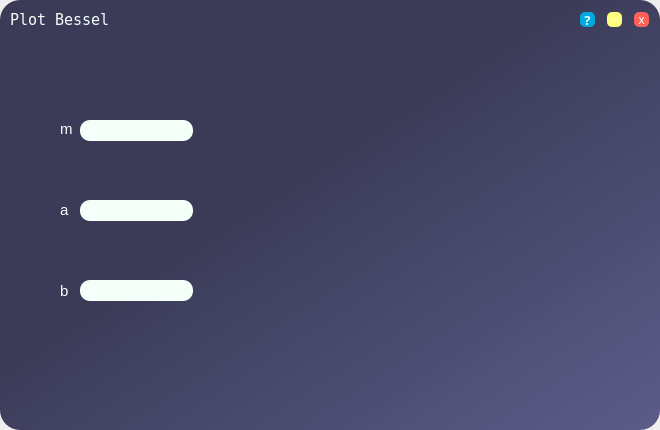
<?xml version="1.0" encoding="UTF-8"?>
<ui version="4.0">
 <class>Widget</class>
 <widget class="QWidget" name="Widget">
  <property name="geometry">
   <rect>
    <x>0</x>
    <y>0</y>
    <width>660</width>
    <height>430</height>
   </rect>
  </property>
  <property name="windowTitle">
   <string>Plot Bessel</string>
  </property>
  <property name="windowOpacity">
   <double>1.000000000000000</double>
  </property>
  <property name="styleSheet">
   <string notr="true">border-radius: 20px;
background-color: none;</string>
  </property>
  <layout class="QHBoxLayout" name="horizontalLayout_3">
   <property name="spacing">
    <number>0</number>
   </property>
   <property name="leftMargin">
    <number>0</number>
   </property>
   <property name="topMargin">
    <number>0</number>
   </property>
   <property name="rightMargin">
    <number>0</number>
   </property>
   <property name="bottomMargin">
    <number>0</number>
   </property>
   <item>
    <widget class="QFrame" name="Background_frame">
     <property name="styleSheet">
      <string notr="true">background-color: qlineargradient(spread:pad, x1:0, y1:0, x2:1, y2:1, stop:0.41844 rgba(59, 59, 88, 255), stop:1 rgba(92, 92, 138, 255));
border-radius: 20px;
</string>
     </property>
     <property name="frameShape">
      <enum>QFrame::StyledPanel</enum>
     </property>
     <property name="frameShadow">
      <enum>QFrame::Raised</enum>
     </property>
     <layout class="QVBoxLayout" name="verticalLayout_2">
      <property name="spacing">
       <number>0</number>
      </property>
      <property name="leftMargin">
       <number>0</number>
      </property>
      <property name="topMargin">
       <number>0</number>
      </property>
      <property name="rightMargin">
       <number>0</number>
      </property>
      <property name="bottomMargin">
       <number>0</number>
      </property>
      <item>
       <widget class="QFrame" name="titulo">
        <property name="enabled">
         <bool>true</bool>
        </property>
        <property name="maximumSize">
         <size>
          <width>16777215</width>
          <height>40</height>
         </size>
        </property>
        <property name="styleSheet">
         <string notr="true">background-color: none
</string>
        </property>
        <property name="frameShape">
         <enum>QFrame::NoFrame</enum>
        </property>
        <property name="frameShadow">
         <enum>QFrame::Raised</enum>
        </property>
        <layout class="QHBoxLayout" name="horizontalLayout">
         <property name="spacing">
          <number>0</number>
         </property>
         <property name="leftMargin">
          <number>0</number>
         </property>
         <property name="topMargin">
          <number>0</number>
         </property>
         <property name="rightMargin">
          <number>0</number>
         </property>
         <property name="bottomMargin">
          <number>0</number>
         </property>
         <item>
          <widget class="QFrame" name="frame_titulo">
           <property name="frameShape">
            <enum>QFrame::StyledPanel</enum>
           </property>
           <property name="frameShadow">
            <enum>QFrame::Raised</enum>
           </property>
           <layout class="QVBoxLayout" name="verticalLayout_3">
            <property name="spacing">
             <number>0</number>
            </property>
            <property name="leftMargin">
             <number>10</number>
            </property>
            <property name="topMargin">
             <number>0</number>
            </property>
            <property name="rightMargin">
             <number>0</number>
            </property>
            <property name="bottomMargin">
             <number>0</number>
            </property>
            <item>
             <widget class="QLabel" name="nome_titulo">
              <property name="font">
               <font>
                <family>DejaVu Sans Mono</family>
                <pointsize>11</pointsize>
                <weight>50</weight>
                <bold>false</bold>
               </font>
              </property>
              <property name="styleSheet">
               <string notr="true">color: rgb(245, 255, 250);</string>
              </property>
              <property name="text">
               <string>Plot Bessel</string>
              </property>
             </widget>
            </item>
           </layout>
          </widget>
         </item>
         <item>
          <widget class="QFrame" name="frame_titulo_botoes">
           <property name="maximumSize">
            <size>
             <width>100</width>
             <height>16777215</height>
            </size>
           </property>
           <property name="frameShape">
            <enum>QFrame::StyledPanel</enum>
           </property>
           <property name="frameShadow">
            <enum>QFrame::Raised</enum>
           </property>
           <layout class="QHBoxLayout" name="horizontalLayout_2">
            <property name="spacing">
             <number>2</number>
            </property>
            <property name="leftMargin">
             <number>10</number>
            </property>
            <property name="rightMargin">
             <number>0</number>
            </property>
            <item>
             <widget class="QPushButton" name="ajuda">
              <property name="minimumSize">
               <size>
                <width>10</width>
                <height>10</height>
               </size>
              </property>
              <property name="maximumSize">
               <size>
                <width>15</width>
                <height>15</height>
               </size>
              </property>
              <property name="font">
               <font>
                <family>Source Code Pro</family>
                <pointsize>10</pointsize>
                <weight>75</weight>
                <bold>true</bold>
                <underline>false</underline>
               </font>
              </property>
              <property name="cursor">
               <cursorShape>WhatsThisCursor</cursorShape>
              </property>
              <property name="styleSheet">
               <string notr="true">QPushButton {
	border: none; 
	border-radius: 5px;
	background-color: rgb(0, 169, 224);
	color: rgb(245, 255, 250);
}

QPushButton:hover {
	
	background-color: rgba(0, 169, 224, 150);
}
</string>
              </property>
              <property name="text">
               <string>?</string>
              </property>
             </widget>
            </item>
            <item>
             <widget class="QPushButton" name="minimizar">
              <property name="minimumSize">
               <size>
                <width>10</width>
                <height>10</height>
               </size>
              </property>
              <property name="maximumSize">
               <size>
                <width>15</width>
                <height>15</height>
               </size>
              </property>
              <property name="font">
               <font>
                <weight>75</weight>
                <bold>true</bold>
               </font>
              </property>
              <property name="styleSheet">
               <string notr="true">QPushButton {
	border: none; 
	border-radius: 5px;
	background-color: rgb(255, 255, 127);
	color: rgb(245, 255, 250);
}

QPushButton:hover {
	background-color: rgba(255, 255, 127, 150);
}</string>
              </property>
              <property name="text">
               <string>-</string>
              </property>
             </widget>
            </item>
            <item>
             <widget class="QPushButton" name="fechar">
              <property name="minimumSize">
               <size>
                <width>10</width>
                <height>10</height>
               </size>
              </property>
              <property name="maximumSize">
               <size>
                <width>15</width>
                <height>15</height>
               </size>
              </property>
              <property name="font">
               <font>
                <weight>50</weight>
                <bold>false</bold>
               </font>
              </property>
              <property name="styleSheet">
               <string notr="true">QPushButton {
	border: none;
	border-radius: 5px;
	background-color: rgb(255, 96, 87);
	color: rgb(245, 255, 250);
}
QPushButton:hover {
	
	background-color: rgba(255, 96, 87, 150);
}
</string>
              </property>
              <property name="text">
               <string>x</string>
              </property>
             </widget>
            </item>
           </layout>
          </widget>
         </item>
        </layout>
       </widget>
      </item>
      <item>
       <widget class="QFrame" name="content">
        <property name="font">
         <font>
          <family>Source Serif Pro</family>
          <weight>75</weight>
          <bold>true</bold>
         </font>
        </property>
        <property name="styleSheet">
         <string notr="true">background-color: none
</string>
        </property>
        <property name="frameShape">
         <enum>QFrame::StyledPanel</enum>
        </property>
        <property name="frameShadow">
         <enum>QFrame::Raised</enum>
        </property>
        <widget class="QLineEdit" name="lineEdit">
         <property name="geometry">
          <rect>
           <x>80</x>
           <y>80</y>
           <width>113</width>
           <height>21</height>
          </rect>
         </property>
         <property name="font">
          <font>
           <pointsize>11</pointsize>
          </font>
         </property>
         <property name="styleSheet">
          <string notr="true">QLineEdit {
	border-radius: 10px;
	background-color: rgb(245, 255, 250);
	color: rgb(0, 0, 0);
}

QLineEdit:hover {
	background-color: rgba(245, 255, 250, 200);
}</string>
         </property>
         <property name="alignment">
          <set>Qt::AlignCenter</set>
         </property>
        </widget>
        <widget class="QLineEdit" name="lineEdit_2">
         <property name="geometry">
          <rect>
           <x>80</x>
           <y>160</y>
           <width>113</width>
           <height>21</height>
          </rect>
         </property>
         <property name="font">
          <font>
           <pointsize>11</pointsize>
          </font>
         </property>
         <property name="styleSheet">
          <string notr="true">QLineEdit {
	border-radius: 10px;
	background-color: rgb(245, 255, 250);
	color: rgb(0, 0, 0);
}

QLineEdit:hover {
	background-color: rgba(245, 255, 250, 200);
}</string>
         </property>
         <property name="alignment">
          <set>Qt::AlignCenter</set>
         </property>
        </widget>
        <widget class="QLineEdit" name="lineEdit_3">
         <property name="geometry">
          <rect>
           <x>80</x>
           <y>240</y>
           <width>113</width>
           <height>21</height>
          </rect>
         </property>
         <property name="font">
          <font>
           <pointsize>11</pointsize>
          </font>
         </property>
         <property name="styleSheet">
          <string notr="true">QLineEdit {
	border-radius: 10px;
	background-color: rgb(245, 255, 250);
	color: rgb(0, 0, 0);
}

QLineEdit:hover {
	background-color: rgba(245, 255, 250, 200);
}</string>
         </property>
         <property name="alignment">
          <set>Qt::AlignCenter</set>
         </property>
        </widget>
        <widget class="QLabel" name="label">
         <property name="geometry">
          <rect>
           <x>60</x>
           <y>82</y>
           <width>47</width>
           <height>13</height>
          </rect>
         </property>
         <property name="font">
          <font>
           <pointsize>11</pointsize>
          </font>
         </property>
         <property name="styleSheet">
          <string notr="true">color: rgb(245, 255, 250);</string>
         </property>
         <property name="text">
          <string>m</string>
         </property>
        </widget>
        <widget class="QLabel" name="label_2">
         <property name="geometry">
          <rect>
           <x>60</x>
           <y>163</y>
           <width>47</width>
           <height>13</height>
          </rect>
         </property>
         <property name="font">
          <font>
           <pointsize>11</pointsize>
          </font>
         </property>
         <property name="styleSheet">
          <string notr="true">color: rgb(245, 255, 250);</string>
         </property>
         <property name="text">
          <string>a</string>
         </property>
        </widget>
        <widget class="QLabel" name="label_3">
         <property name="geometry">
          <rect>
           <x>60</x>
           <y>244</y>
           <width>47</width>
           <height>13</height>
          </rect>
         </property>
         <property name="font">
          <font>
           <pointsize>11</pointsize>
          </font>
         </property>
         <property name="styleSheet">
          <string notr="true">color: rgb(245, 255, 250);</string>
         </property>
         <property name="text">
          <string>b</string>
         </property>
        </widget>
       </widget>
      </item>
      <item>
       <widget class="QFrame" name="credits">
        <property name="maximumSize">
         <size>
          <width>16777215</width>
          <height>30</height>
         </size>
        </property>
        <property name="styleSheet">
         <string notr="true">background-color: none
</string>
        </property>
        <property name="frameShape">
         <enum>QFrame::StyledPanel</enum>
        </property>
        <property name="frameShadow">
         <enum>QFrame::Raised</enum>
        </property>
       </widget>
      </item>
     </layout>
    </widget>
   </item>
  </layout>
 </widget>
 <resources/>
 <connections/>
</ui>
